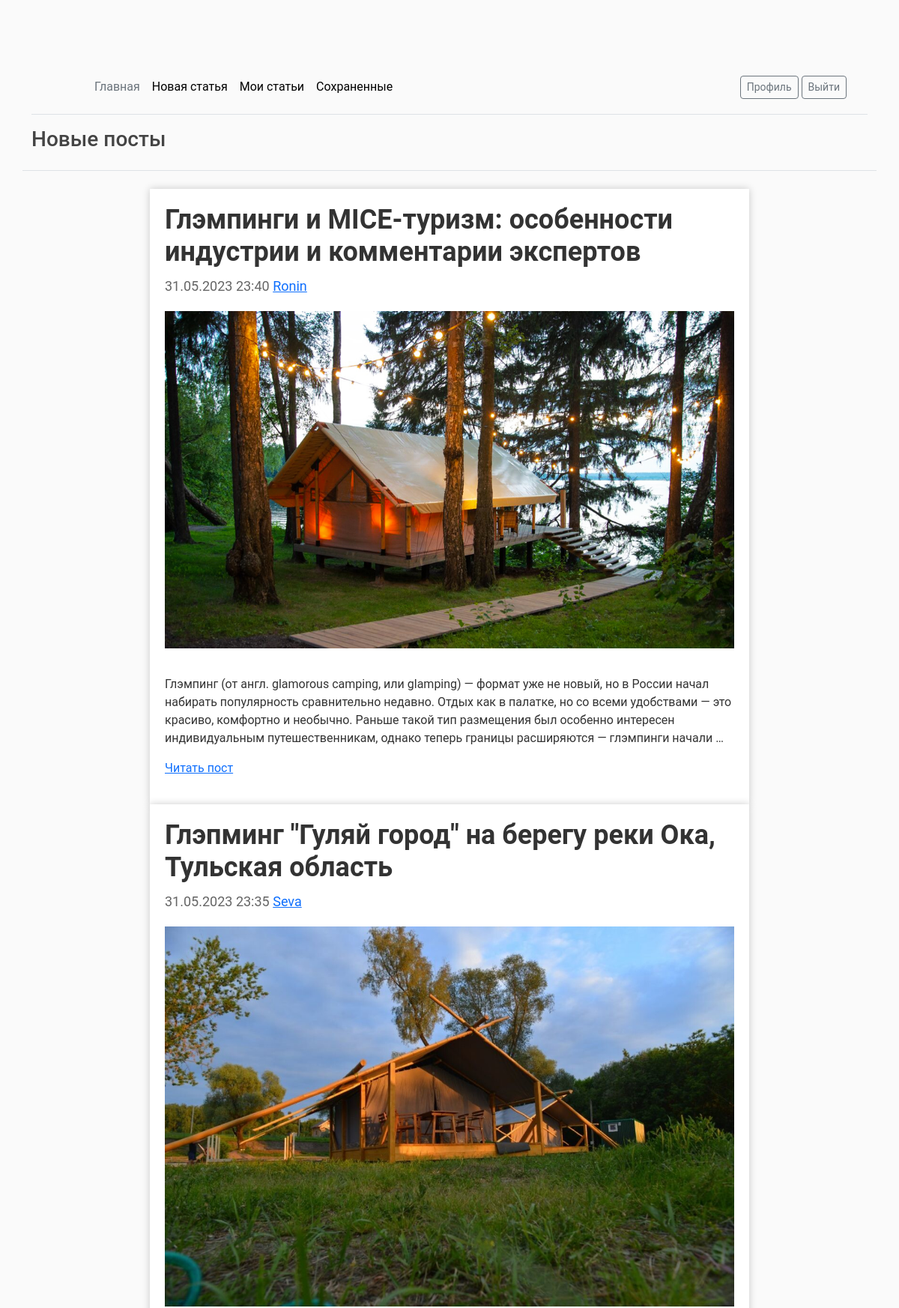
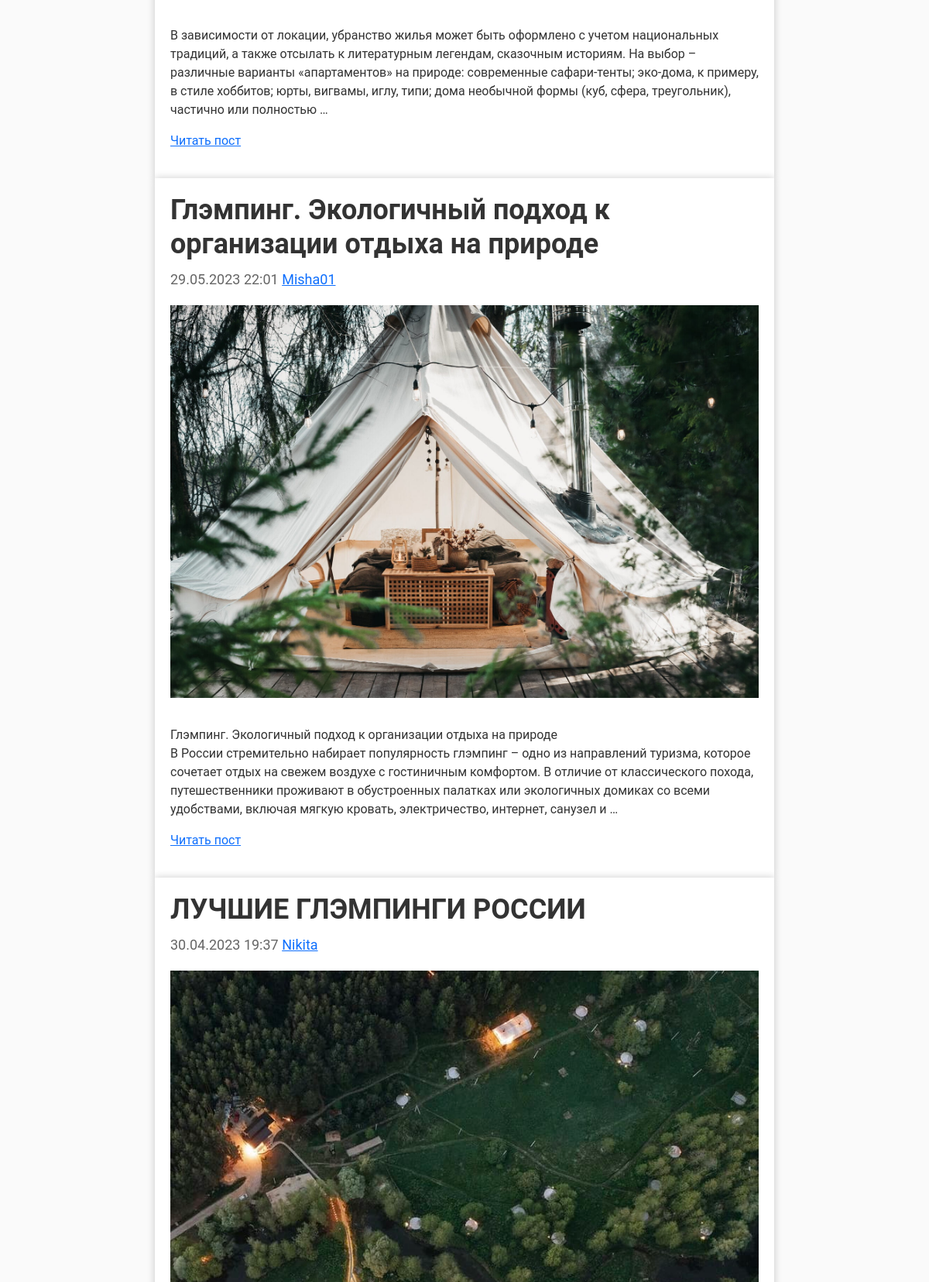
The app's page /home/ (signed in, upper part) with its own data (2 pictures, top to bottom).
### app1/models.py (models this page shows, shortened)
class Post(models.Model):
    title = models.CharField(max_length=100, verbose_name="Заголовок")
    slug = AutoSlugField(populate_from='title', max_length=255, unique=True, db_index=True, verbose_name="URL")
    image = models.ImageField(upload_to="photos/%Y/%m/%d/", null=True, blank=True, verbose_name="Фото")
    content = models.TextField(verbose_name="Текст статьи")
    author = models.ForeignKey(User, on_delete=models.CASCADE, verbose_name="Автор статьи")
    created_at = models.DateTimeField(auto_now_add=True, verbose_name="Время создания")
    def get_absolute_url(self):
        return reverse('post', kwargs={'post_slug': self.slug})
    class Meta:
        verbose_name = 'Пост'
        verbose_name_plural = 'Посты'

### app1/views.py (the view)
# urls.py: path('home/', views.home, name='home'),
@login_required
@csrf_exempt
def home(request):
    posts = Post.objects.order_by('-id')
    paginator = Paginator(posts, 4)
    page_number = request.GET.get('page')
    page_obj = paginator.get_page(page_number)
    context = {
        'posts': posts,
        'page_obj': page_obj
    }
    return render(request, 'app1/home.html', context)

### app1/templates/app1/home.html (shortened to what this page needs)
{% load static %}
<!doctype html>
<html lang="en" data-bs-theme="auto">
  <head>
    <link href="https://cdn.jsdelivr.net/npm/bootstrap@5.3.0-alpha3/dist/css/bootstrap.min.css" rel="stylesheet">
    <link href="{% static 'app1/css/style.css' %}" rel="stylesheet">
  </head>
  <body>
<main class="container">
  <header class="p-3 mb-3 border-bottom">
    <div class="container">
      <div class="d-flex flex-wrap align-items-center justify-content-center justify-content-lg-start">
        <a href="/" class="d-flex align-items-center mb-2 mb-lg-0 link-body-emphasis text-decoration-none">
          <svg class="bi me-2" width="40" height="32" role="img" aria-label="Bootstrap"><use xlink:href="#bootstrap"/></svg>
        </a>
        <ul class="nav col-12 col-lg-auto me-lg-auto mb-2 justify-content-center mb-md-0">
          <li><a href="{% url 'home' %}" class="nav-link px-2 link-secondary">Главная</a></li>
          <li><a href="{% url 'create_post' %}" class="nav-link px-2 link-body-emphasis">Новая статья</a></li>
          <li><a href="{% url 'user_post' %}" class="nav-link px-2 link-body-emphasis">Мои статьи</a></li>
          <li><a href="#" class="nav-link px-2 link-body-emphasis">Сохраненные</a></li>
        </ul>
        <div class="col-md-3 text-end">
           <a class="btn btn-sm btn-outline-secondary" href="{% url 'my_profile' %}">Профиль</a>
           <a class="btn btn-sm btn-outline-secondary" href="{% url 'logout' %}">Выйти</a>
        </div>
      </div>
    </div>
  </header>
{% block content %}
        <div class="row">
            <h3 class="pb-4 mb-4 font-italic border-bottom">
              Новые посты
            </h3>
        {% for el in page_obj %}
              <div class="post-container">
                <h1 class="post-title">{{ el.title }}</h1>
                <p class="post-date">{{ el.created_at|date:"d.m.Y H:i" }} <a href="{% url 'view_profile'  el.author.username %}"> {{ el.author.username }}</a></p>
                 {% if el.image %}
                    <img src="{{ el.image.url }}" class="post-image">
                 {% endif %}
                {% autoescape on %}
                <p class="post-content">{{ el.content|linebreaks|truncatewords:50 }}</p>
                {% endautoescape %}
                <p><a href="{{ el.get_absolute_url }}">Читать пост</a></p>
              </div>
        {% endfor %}
  {% endblock %}
</main>
</body>
</html>

### app1/static/app1/css/style.css (style rules this page uses)
.post-container { max-width: 800px; margin: 0 auto; padding: 20px; background-color: #fff; box-shadow: 0px 0px 10px rgba(0, 0, 0, 0.2); }
.post-title { font-size: 36px; font-weight: bold; margin-bottom: 10px; color: #333; }
.post-date { font-size: 18px; color: #666; margin-bottom: 20px; }
.post-image { width: 100%; margin-bottom: 20px; }
.post-content { font-size: 20px; line-height: 1.5; color: #333; }
body, html { width:100%; height:100% }
body { margin:0; padding:0; background: #fafafa; color: #333333; margin-top: 5rem; font-family:Roboto; }
h1, h2, h3, h4, h5, h6 { color: #444444; }
ul { margin: 0; }

### app1/templates/app1/home.html (style rules this page uses)
.bi { vertical-align: -.125em; fill: currentColor; }

### records on screen
Post: title "Глэмпинги и MICE-туризм: особенности индустрии и комментарии экспертов", created_at "31.05.2023 23:40", author.username "Ronin", image (picture), content "Глэмпинг (от англ. glamorous camping, или glamping) — формат уже не новый, но в России начал набирать популярность сравнительно недавно. Отдых как в палатке, но со всеми удобствами — это красиво, комфортно и необычно. Раньше такой тип размещения был особенно интересен индивидуальным путешественникам, однако теперь границы расширяются — глэмпинги начали …"
Post: title "Глэпминг \"Гуляй город\" на берегу реки Ока, Тульская область", created_at "31.05.2023 23:35", author.username "Seva", image (picture), content "В зависимости от локации, убранство жилья может быть оформлено с учетом национальных традиций, а также отсылать к литературным легендам, сказочным историям. На выбор – различные варианты «апартаментов» на природе: современные сафари-тенты; эко-дома, к примеру, в стиле хоббитов; юрты, вигвамы, иглу, типи; дома необычной формы (куб, сфера, треугольник), частично или полностью …"
Post: title "Глэмпинг. Экологичный подход к организации отдыха на природе", created_at "29.05.2023 22:01", author.username "Misha01", image (picture), content "Глэмпинг. Экологичный подход к организации отдыха на природе В России стремительно набирает популярность глэмпинг – одно из направлений туризма, которое сочетает отдых на свежем воздухе c гостиничным комфортом. В отличие от классического похода, путешественники проживают в обустроенных палатках или экологичных домиках со всеми удобствами, включая мягкую кровать, электричество, интернет, санузел и …"
Post: title "ЛУЧШИЕ ГЛЭМПИНГИ РОССИИ", created_at "30.04.2023 19:37", author.username "Nikita", image (picture)
